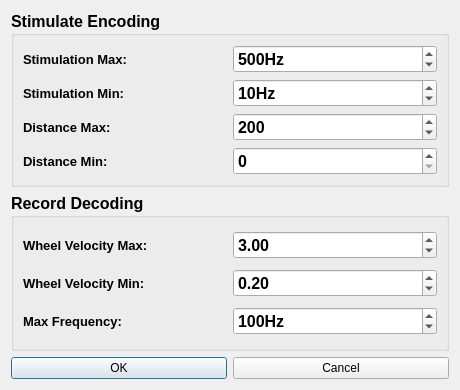
<?xml version="1.0" encoding="UTF-8"?>
<ui version="4.0">
 <class>EncodeDecodeSetting</class>
 <widget class="QDialog" name="EncodeDecodeSetting">
  <property name="geometry">
   <rect>
    <x>0</x>
    <y>0</y>
    <width>460</width>
    <height>390</height>
   </rect>
  </property>
  <property name="windowTitle">
   <string>Encode and Decode Setting</string>
  </property>
  <layout class="QGridLayout" name="gridLayout_3">
   <item row="0" column="0" colspan="2">
    <widget class="QGroupBox" name="groupBox_encoding">
     <property name="font">
      <font>
       <pointsize>12</pointsize>
       <weight>75</weight>
       <bold>true</bold>
      </font>
     </property>
     <property name="title">
      <string>Stimulate Encoding</string>
     </property>
     <layout class="QGridLayout" name="gridLayout">
      <item row="0" column="0">
       <layout class="QHBoxLayout" name="horizontalLayout">
        <item>
         <widget class="QLabel" name="label">
          <property name="font">
           <font>
            <pointsize>10</pointsize>
            <weight>75</weight>
            <bold>true</bold>
           </font>
          </property>
          <property name="text">
           <string>Stimulation Max:</string>
          </property>
         </widget>
        </item>
        <item>
         <widget class="QSpinBox" name="spb_sti_max">
          <property name="suffix">
           <string>Hz</string>
          </property>
          <property name="maximum">
           <number>100000</number>
          </property>
          <property name="value">
           <number>500</number>
          </property>
         </widget>
        </item>
       </layout>
      </item>
      <item row="1" column="0">
       <layout class="QHBoxLayout" name="horizontalLayout_2">
        <item>
         <widget class="QLabel" name="label_2">
          <property name="font">
           <font>
            <pointsize>10</pointsize>
            <weight>75</weight>
            <bold>true</bold>
           </font>
          </property>
          <property name="text">
           <string>Stimulation Min:</string>
          </property>
         </widget>
        </item>
        <item>
         <widget class="QSpinBox" name="spb_sti_min">
          <property name="suffix">
           <string>Hz</string>
          </property>
          <property name="maximum">
           <number>100000</number>
          </property>
          <property name="value">
           <number>10</number>
          </property>
         </widget>
        </item>
       </layout>
      </item>
      <item row="2" column="0">
       <layout class="QHBoxLayout" name="horizontalLayout_3">
        <item>
         <widget class="QLabel" name="label_3">
          <property name="font">
           <font>
            <pointsize>10</pointsize>
            <weight>75</weight>
            <bold>true</bold>
           </font>
          </property>
          <property name="text">
           <string>Distance Max:</string>
          </property>
         </widget>
        </item>
        <item>
         <widget class="QSpinBox" name="spb_distance_max">
          <property name="maximum">
           <number>10000</number>
          </property>
          <property name="value">
           <number>200</number>
          </property>
         </widget>
        </item>
       </layout>
      </item>
      <item row="3" column="0">
       <layout class="QHBoxLayout" name="horizontalLayout_4">
        <item>
         <widget class="QLabel" name="label_4">
          <property name="font">
           <font>
            <pointsize>10</pointsize>
            <weight>75</weight>
            <bold>true</bold>
           </font>
          </property>
          <property name="text">
           <string>Distance Min:</string>
          </property>
         </widget>
        </item>
        <item>
         <widget class="QSpinBox" name="spb_distance_min">
          <property name="maximum">
           <number>200</number>
          </property>
         </widget>
        </item>
       </layout>
      </item>
     </layout>
    </widget>
   </item>
   <item row="1" column="0" colspan="2">
    <widget class="QGroupBox" name="groupBox_decoding">
     <property name="font">
      <font>
       <pointsize>12</pointsize>
       <weight>75</weight>
       <bold>true</bold>
      </font>
     </property>
     <property name="title">
      <string>Record Decoding</string>
     </property>
     <layout class="QGridLayout" name="gridLayout_2">
      <item row="0" column="0">
       <layout class="QHBoxLayout" name="horizontalLayout_5">
        <item>
         <widget class="QLabel" name="label_5">
          <property name="font">
           <font>
            <pointsize>10</pointsize>
            <weight>75</weight>
            <bold>true</bold>
           </font>
          </property>
          <property name="text">
           <string>Wheel Velocity Max:</string>
          </property>
         </widget>
        </item>
        <item>
         <widget class="QDoubleSpinBox" name="dsp_wv_max">
          <property name="singleStep">
           <double>0.200000000000000</double>
          </property>
          <property name="value">
           <double>3.000000000000000</double>
          </property>
         </widget>
        </item>
       </layout>
      </item>
      <item row="1" column="0">
       <layout class="QHBoxLayout" name="horizontalLayout_6">
        <item>
         <widget class="QLabel" name="label_6">
          <property name="font">
           <font>
            <pointsize>10</pointsize>
            <weight>75</weight>
            <bold>true</bold>
           </font>
          </property>
          <property name="text">
           <string>Wheel Velocity Min:</string>
          </property>
         </widget>
        </item>
        <item>
         <widget class="QDoubleSpinBox" name="dsp_wv_min">
          <property name="singleStep">
           <double>0.200000000000000</double>
          </property>
          <property name="value">
           <double>0.200000000000000</double>
          </property>
         </widget>
        </item>
       </layout>
      </item>
      <item row="2" column="0">
       <layout class="QHBoxLayout" name="horizontalLayout_7">
        <item>
         <widget class="QLabel" name="label_7">
          <property name="font">
           <font>
            <pointsize>10</pointsize>
            <weight>75</weight>
            <bold>true</bold>
           </font>
          </property>
          <property name="text">
           <string>Max Frequency:</string>
          </property>
         </widget>
        </item>
        <item>
         <widget class="QSpinBox" name="spb_fre_max">
          <property name="suffix">
           <string>Hz</string>
          </property>
          <property name="maximum">
           <number>1000</number>
          </property>
          <property name="value">
           <number>100</number>
          </property>
         </widget>
        </item>
       </layout>
      </item>
     </layout>
    </widget>
   </item>
   <item row="2" column="0">
    <widget class="QPushButton" name="pb_ok">
     <property name="text">
      <string>OK</string>
     </property>
    </widget>
   </item>
   <item row="2" column="1">
    <widget class="QPushButton" name="pb_cancel">
     <property name="text">
      <string>Cancel</string>
     </property>
    </widget>
   </item>
  </layout>
 </widget>
 <resources/>
 <connections/>
</ui>
